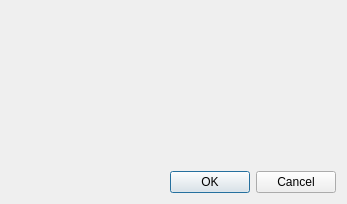
<?xml version="1.0" encoding="UTF-8"?>
<ui version="4.0">
 <class>ProjectPropertiesDialog</class>
 <widget class="QDialog" name="ProjectPropertiesDialog">
  <property name="geometry">
   <rect>
    <x>0</x>
    <y>0</y>
    <width>347</width>
    <height>204</height>
   </rect>
  </property>
  <property name="windowTitle">
   <string>Dialog</string>
  </property>
  <layout class="QVBoxLayout" name="verticalLayout">
   <item>
    <spacer name="verticalSpacer">
     <property name="orientation">
      <enum>Qt::Vertical</enum>
     </property>
     <property name="sizeHint" stdset="0">
      <size>
       <width>20</width>
       <height>154</height>
      </size>
     </property>
    </spacer>
   </item>
   <item>
    <widget class="QDialogButtonBox" name="buttonBox">
     <property name="orientation">
      <enum>Qt::Horizontal</enum>
     </property>
     <property name="standardButtons">
      <set>QDialogButtonBox::Cancel|QDialogButtonBox::Ok</set>
     </property>
    </widget>
   </item>
  </layout>
 </widget>
 <resources/>
 <connections>
  <connection>
   <sender>buttonBox</sender>
   <signal>accepted()</signal>
   <receiver>ProjectPropertiesDialog</receiver>
   <slot>accept()</slot>
   <hints>
    <hint type="sourcelabel">
     <x>248</x>
     <y>254</y>
    </hint>
    <hint type="destinationlabel">
     <x>157</x>
     <y>274</y>
    </hint>
   </hints>
  </connection>
  <connection>
   <sender>buttonBox</sender>
   <signal>rejected()</signal>
   <receiver>ProjectPropertiesDialog</receiver>
   <slot>reject()</slot>
   <hints>
    <hint type="sourcelabel">
     <x>316</x>
     <y>260</y>
    </hint>
    <hint type="destinationlabel">
     <x>286</x>
     <y>274</y>
    </hint>
   </hints>
  </connection>
 </connections>
</ui>
